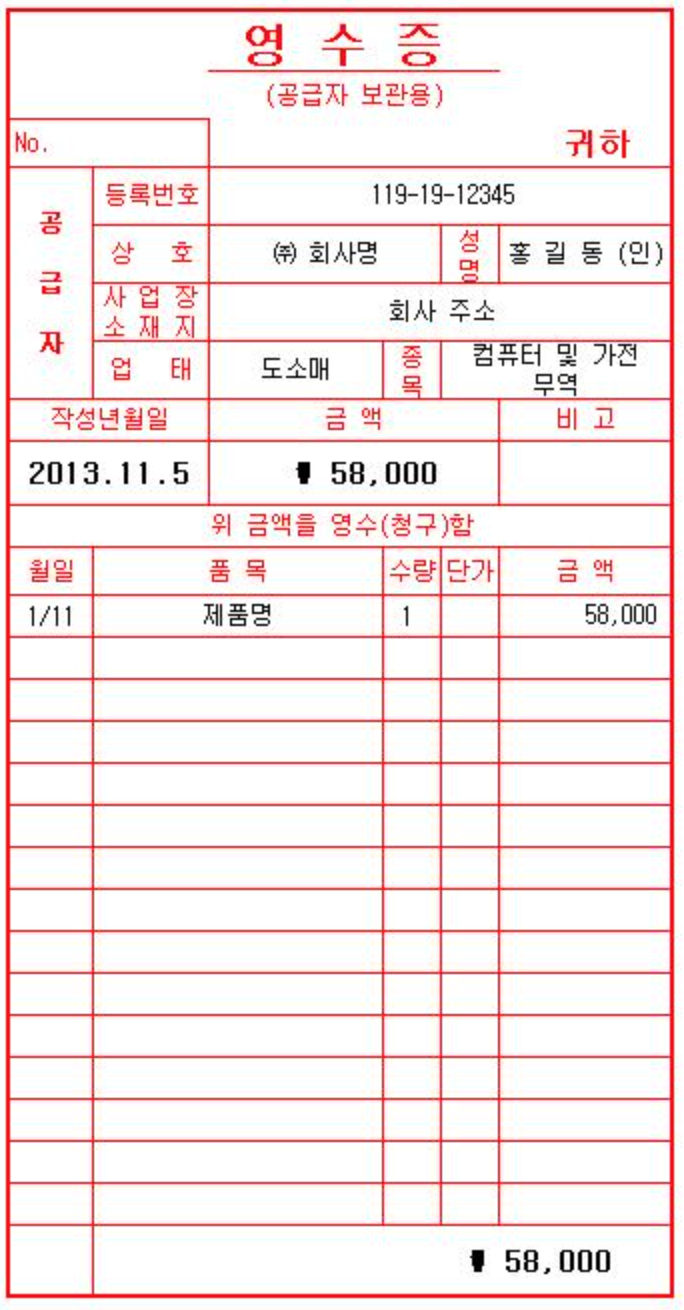
#> input picture data/FO-영수증-01.png, 684 x 1310 px
$ python CLAHE.py
#> lines starting #> are read from the running program, lines starting #| are printed output that depends on the picture
import cv2
import numpy as np
from matplotlib import pyplot as plt

def CLAHE():
    img = cv2.imread('../data/FO-영수증-01.png',0);
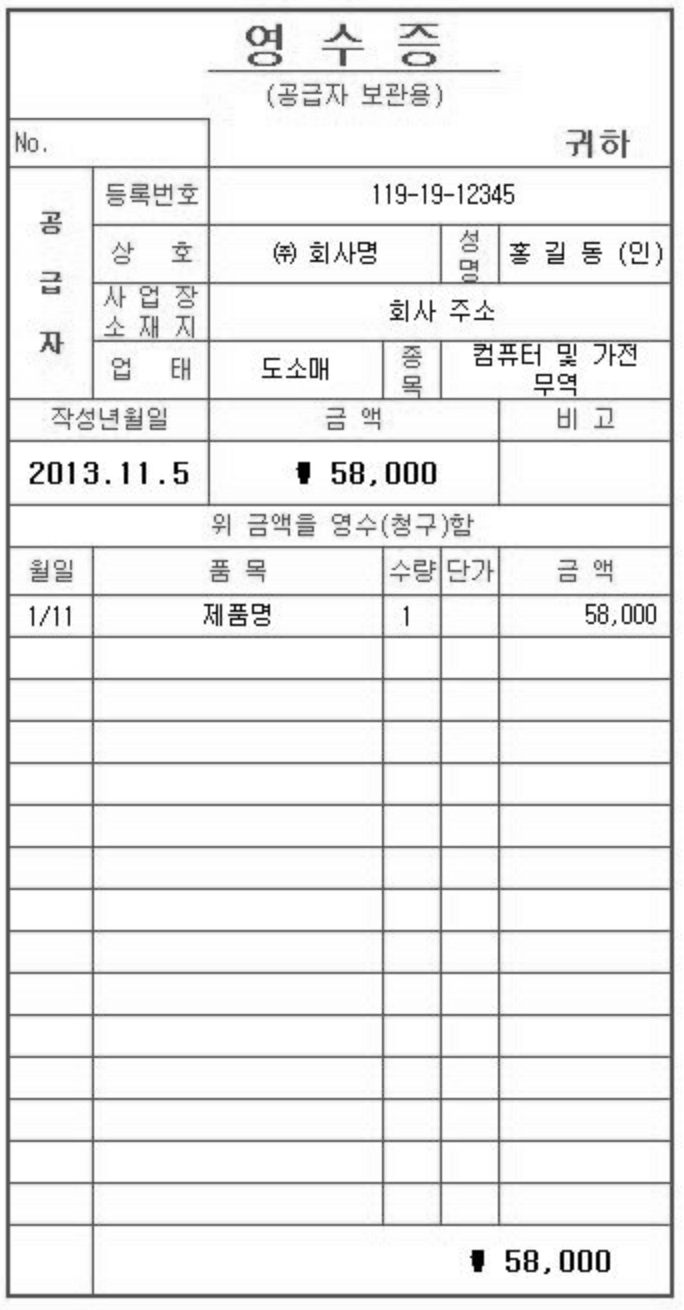
#> img: shape (1310, 684); min 0, max 255, mean 236.6

    # contrast limit가 2이고 tile의 size는 8X8
    clahe = cv2.createCLAHE(clipLimit=2.0, tileGridSize=(8,8))
    img2 = clahe.apply(img)
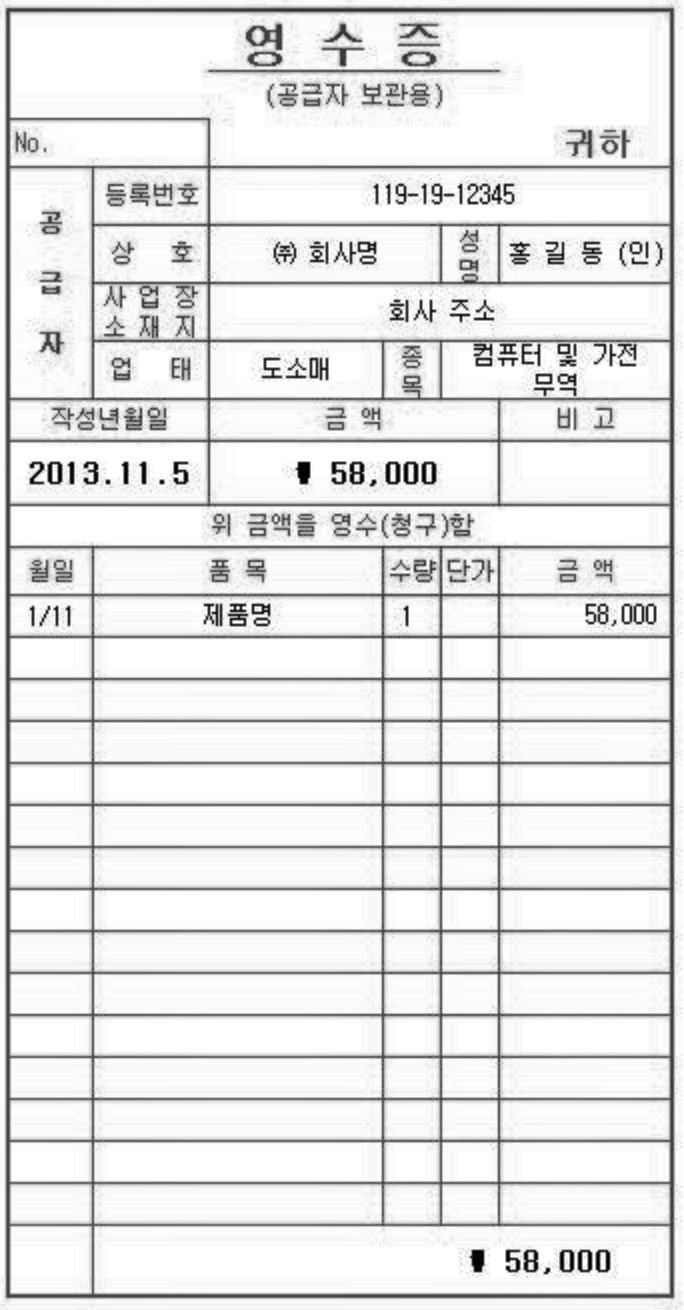
#> img2: shape (1310, 684); min 1, max 255, mean 229.6

    dst = np.hstack((img, img2))
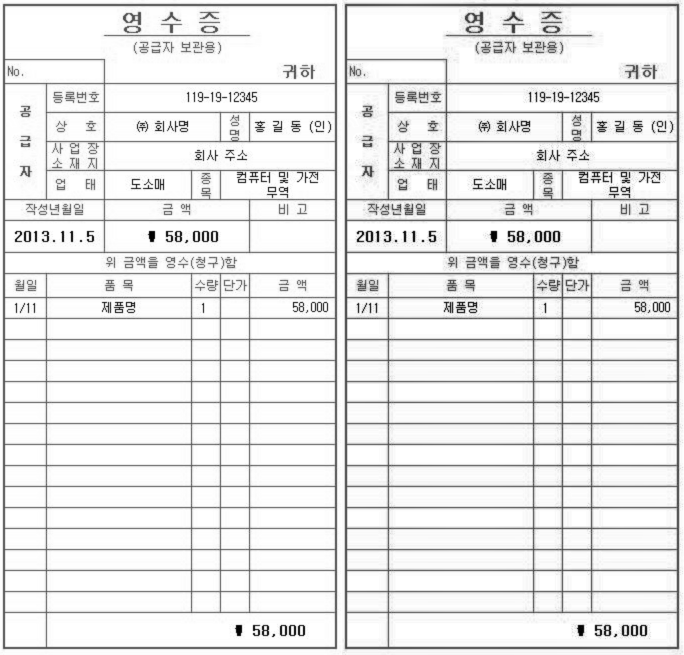
#> dst: shape (1310, 1368) (shown at 1/2 size); min 0, max 255, mean 233.1
    cv2.imshow('img',dst)

    # Bilateral Filtering
    dst = cv2.bilateralFilter(img, 9, 75, 75)
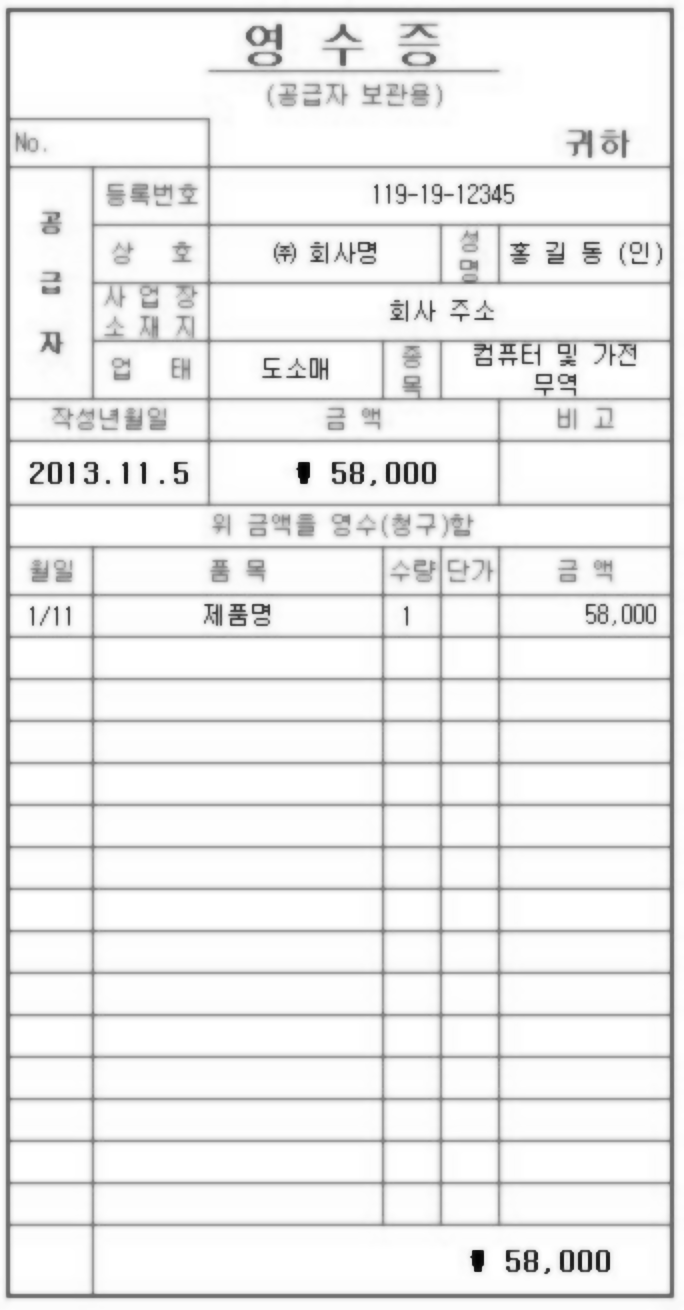
#> dst: shape (1310, 684); min 1, max 255, mean 237.5
    cv2.imshow('img2', dst)

    cv2.waitKey()
    cv2.destroyAllWindows()


CLAHE()

$ run again, with data/FO-계산서-01.png copied over data/FO-영수증-01.png
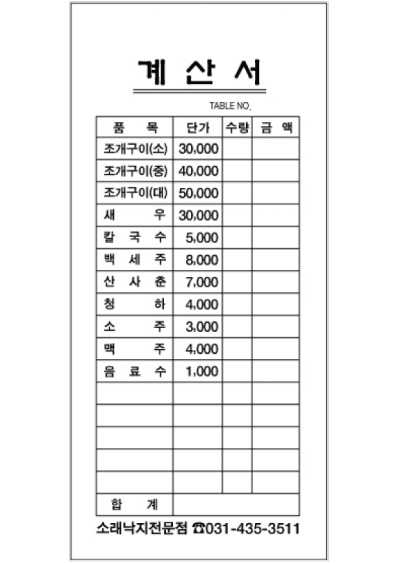
#> input picture data/FO-계산서-01.png, 400 x 563 px
#> in CLAHE, `dst = np.hstack((img, img2))`:
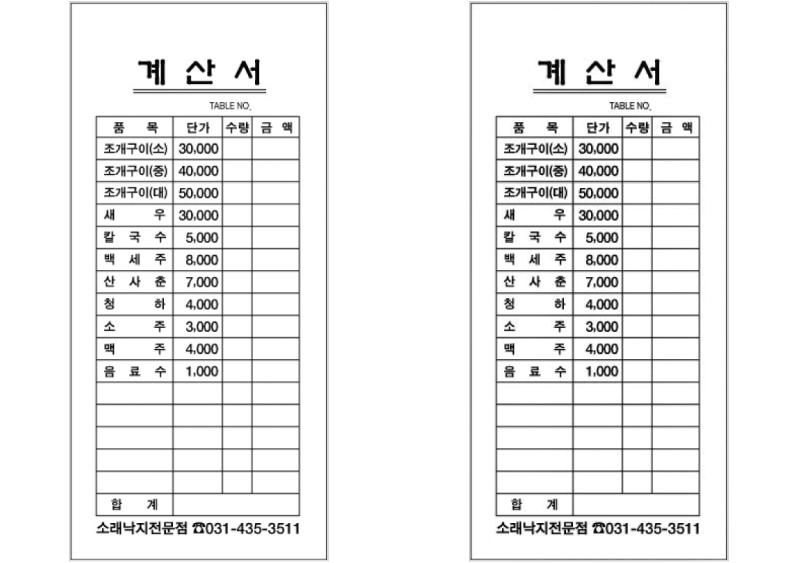
#> dst: shape (563, 800); min 4, max 255, mean 238.8
#> in CLAHE, `dst = cv2.bilateralFilter(img, 9, 75, 75)`:
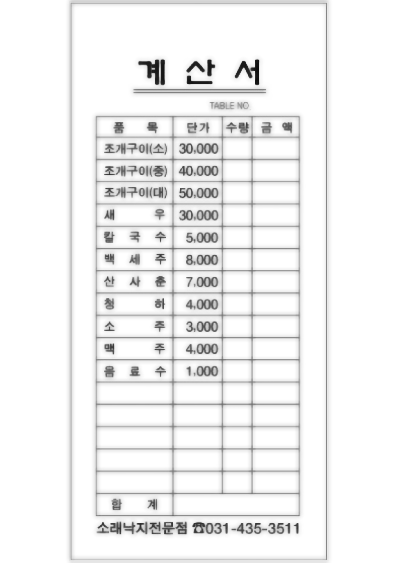
#> dst: shape (563, 400); min 11, max 255, mean 241.1

$ run again, with data/FO-공문양식-01.png copied over data/FO-영수증-01.png
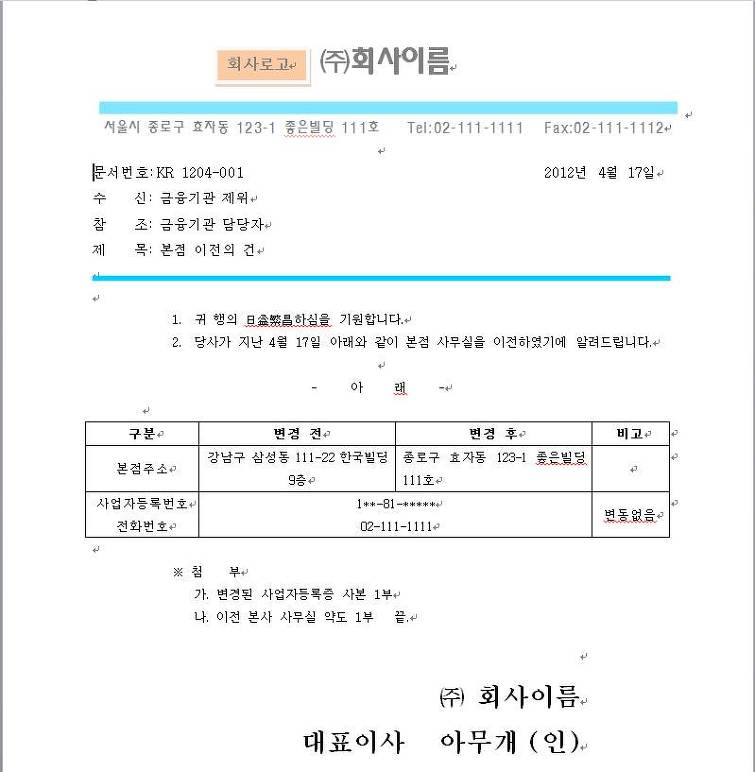
#> input picture data/FO-공문양식-01.png, 755 x 772 px
#> in CLAHE, `img = cv2.imread('../data/FO-영수증-01.png',0);`:
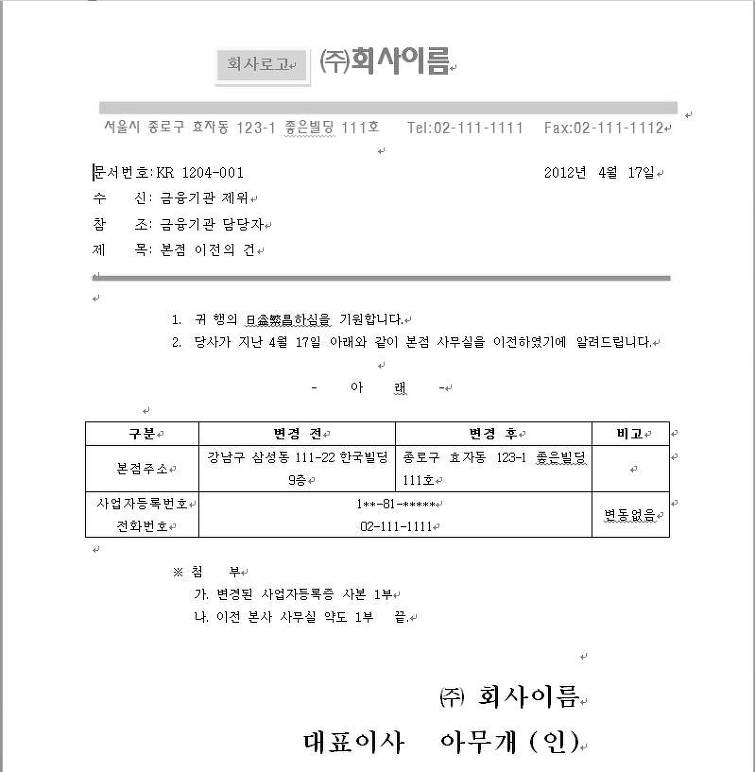
#> img: shape (772, 755); min 0, max 255, mean 246
#> in CLAHE, `dst = np.hstack((img, img2))`:
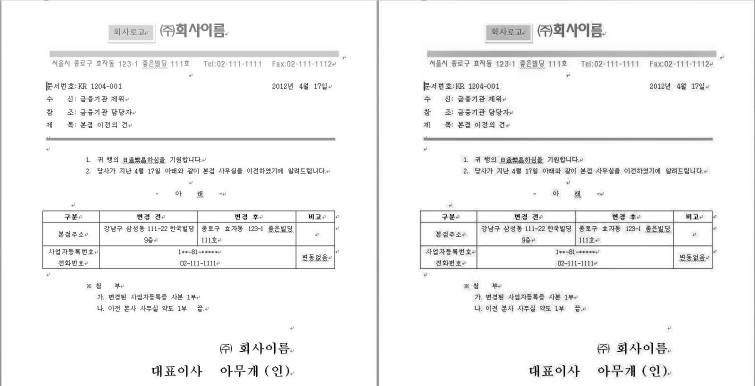
#> dst: shape (772, 1510) (shown at 1/2 size); min 0, max 255, mean 244.7
